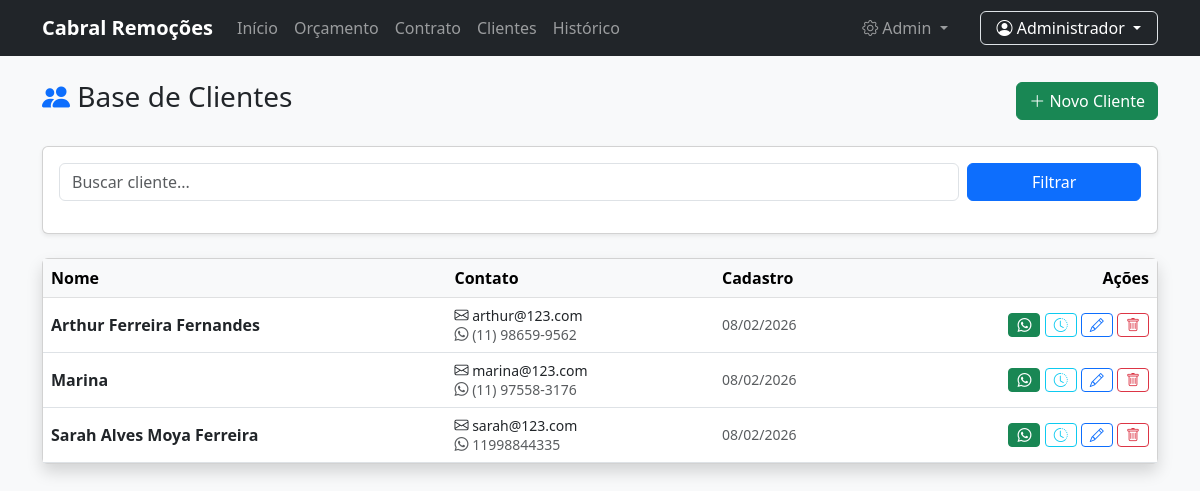
Page /clientes.php (signed in) on the earlier database version.
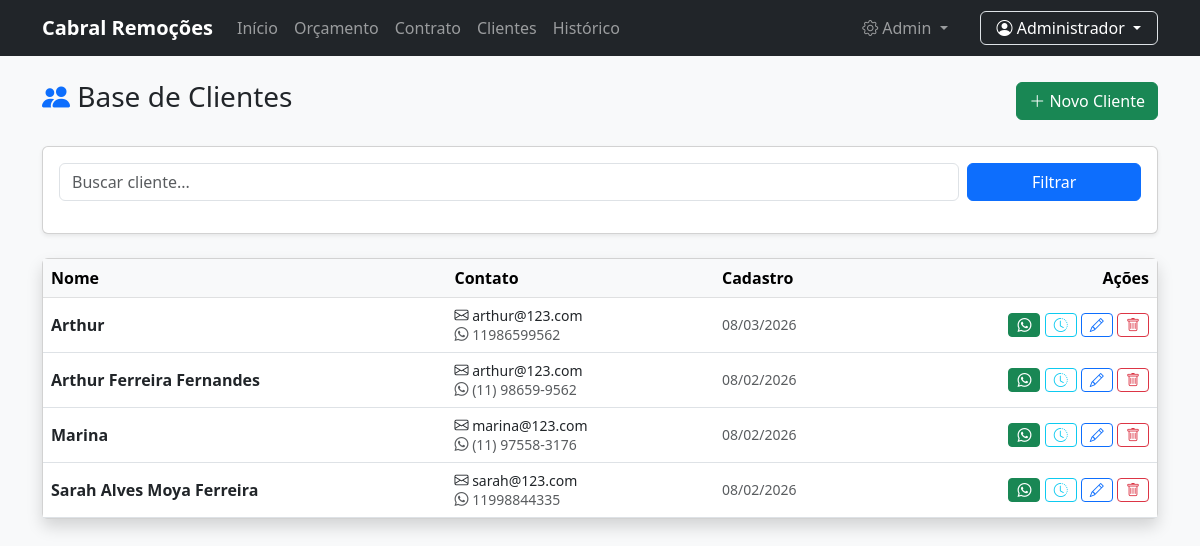
Same page on the later database version.
### tables this page shows
CREATE TABLE `clientes` (
  `id` int(11) NOT NULL,
  `nome` varchar(150) NOT NULL,
  `email` varchar(150) DEFAULT NULL,
  `telefone` varchar(30) DEFAULT NULL,
  `created_at` timestamp NOT NULL DEFAULT current_timestamp(),
  `updated_at` timestamp NOT NULL DEFAULT current_timestamp() ON UPDATE current_timestamp()
);

### clientes.php (the view, shortened to what the changed rows need)
<?php
require 'Scripts/conecta_banco.php';
$linkDoGrupo = "https://chat.whatsapp.com/BkE3rCoDe7R7xqtMQ5KvNW";
$sql = "SELECT * FROM clientes WHERE 1=1";
$params = [];
$sql .= " ORDER BY nome ASC";
$stmt = $pdo->prepare($sql);
$stmt->execute($params);
$clientes = $stmt->fetchAll();
?>
<!DOCTYPE html>
<html lang="pt-br">
<head>
    <link href="https://cdn.jsdelivr.net/npm/bootstrap@5.3.0/dist/css/bootstrap.min.css" rel="stylesheet">
    <link rel="stylesheet" href="https://cdn.jsdelivr.net/npm/bootstrap-icons@1.10.0/font/bootstrap-icons.css">
</head>
<body class="bg-light">
    <div class="container mt-4">
        <div class="card shadow">
            <div class="card-body p-0">
                <div class="table-responsive">
                    <table class="table table-hover mb-0 align-middle">
                        <thead class="table-light">
                            <tr>
                                <th>Nome</th>
                                <th>Contato</th>
                                <th>Cadastro</th>
                                <th class="text-end">Ações</th>
                            </tr>
                        </thead>
                        <tbody>
                            <?php foreach ($clientes as $c): ?>
                                <tr>
                                    <td class="fw-bold"><?= $c['nome'] ?></td>
                                    <td>
                                        <?php if ($c['email']): ?><div class="small"><i class="bi bi-envelope"></i> <?= $c['email'] ?></div><?php endif; ?>
                                        <?php if ($c['telefone']): ?><div class="small text-muted"><i class="bi bi-whatsapp"></i> <?= $c['telefone'] ?></div><?php endif; ?>
                                    </td>
                                    <td class="small text-muted"><?= date('d/m/Y', strtotime($c['created_at'])) ?></td>
                                    <td class="text-end">
                                        <?php
                                        $telLimpo = preg_replace('/[^0-9]/', '', $c['telefone']);
                                        if (!empty($telLimpo)):
                                            $msgZap = "Olá " . $c['nome'] . "! Entre no nosso grupo de clientes: " . $linkDoGrupo;
                                            $ua = $_SERVER['HTTP_USER_AGENT'];
                                            if (preg_match('/(android|bb\d+|meego).+mobile|avantgo|bada\/|blackberry|blazer|compal|elaine|fennec|hiptop|iemobile|ip(hone|od)|iris|kindle|lge |maemo|midp|mmp|mobile.+firefox|netfront|opera m(ob|in)i|palm( os)?|phone|p(ixi|re)\/|plucker|pocket|psp|series(4|6)0|symbian|treo|up\.(browser|link)|vodafone|wap|windows ce|xda|xiino/i', $ua)) {
                                                $linkApiZap = "https://api.whatsapp.com/send?phone=55" . $telLimpo . "&text=" . urlencode($msgZap);
                                            } else {
                                                $linkApiZap = "https://web.whatsapp.com/send?phone=55" . $telLimpo . "&text=" . urlencode($msgZap);
                                            }
                                        ?>
                                            <a href="<?= $linkApiZap ?>" target="_blank" class="btn btn-sm btn-success" title="Enviar Convite">
                                                <i class="bi bi-whatsapp"></i>
                                            </a>
                                        <?php endif; ?>
                                        <a href="historico.php?busca=<?= urlencode($c['nome']) ?>" class="btn btn-sm btn-outline-info" title="Histórico">
                                            <i class="bi bi-clock-history"></i>
                                        </a>
                                        <a href="editar_cliente.php?id=<?= $c['id'] ?>" class="btn btn-sm btn-outline-primary" title="Editar Dados">
                                            <i class="bi bi-pencil"></i>
                                        </a>
                                        <a href="clientes.php?delete_id=<?= $c['id'] ?>" class="btn btn-sm btn-outline-danger" onclick="return confirm('Excluir?')" title="Excluir">
                                            <i class="bi bi-trash"></i>
                                        </a>
                                    </td>
                                </tr>
                            <?php endforeach; ?>
                        </tbody>
                    </table>
                </div>
            </div>
        </div>
    </div>
</body>
</html>

Differences in the rows shown:
added clientes: nome "Arthur", email "arthur@123.com", telefone "11986599562", created_at "08/03/2026"
